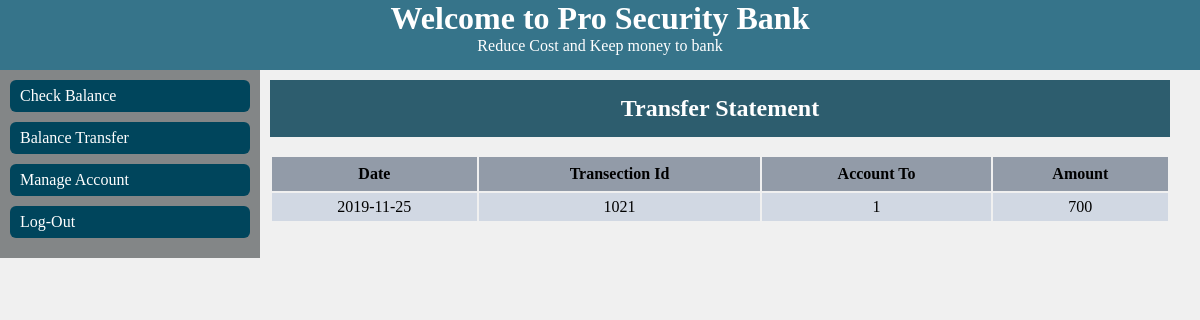
The app's page /?p=transfer_statement&id=3 (signed in) with its own data.
### tables this page shows
CREATE TABLE `transfer` (
  `trans_id` int(11) NOT NULL,
  `account_from` int(11) DEFAULT NULL,
  `account_to` int(11) DEFAULT NULL,
  `amount` double DEFAULT NULL,
  `date` date DEFAULT NULL
);

### transfer_statement.php (the view)
<?php
if(isset($_GET['id']))
{
	$cn = mysqli_connect("localhost","root","","bankmanagement");
	$sql = "select trans_id,account_to,amount,date from transfer where account_from = '".$_GET['id']."' order by trans_id ASC";
			if($result = mysqli_query($cn,$sql))
			{
				print '<table class="table">
	<tr class="th"><th>Date</th><th>Transection Id</th><th>Account To</th><th>Amount</th></tr>';
				while ($row = mysqli_fetch_array($result))
				{
					print '<tr class="tr"><td>'.$row['date'].'</td><td>'.$row['trans_id'].'</td><td>'.$row['account_to'].'</td><td>'.$row['amount'].'</td></tr>';
				}
				print '</table>';
			}
			else
			{
				print '<h2 class="balancee">Data Not Found</h2>';
			}
}
else
{
	print '<h2 class="balancee">Enter valid Account No</h2>';
}

### style.css (style rules this page uses)
* { margin: 0px; padding: 0px; }
body { background-color: #f0f0f0; }
.table { width: 100%;text-align: center; }
.th { padding: 2px; background-color: #929ba8; }
.tr { padding: 2px; background-color: #d1d8e3; }
.th th { padding: 8px; }
.tr td { padding: 5px; }

### records on screen
transfer: date "2019-11-25", trans_id "1021", account_to "1", amount "700"

### other values on screen
str_replace("_", " ", $_GET['p']) "Transfer Statement"
